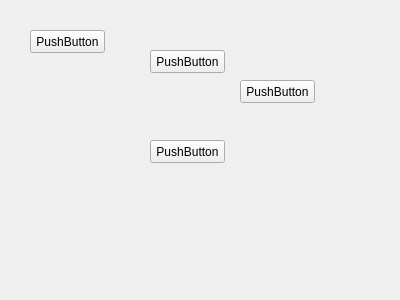
<?xml version="1.0" encoding="UTF-8"?>
<ui version="4.0">
 <class>klawiatura</class>
 <widget class="QWidget" name="klawiatura">
  <property name="geometry">
   <rect>
    <x>0</x>
    <y>0</y>
    <width>400</width>
    <height>300</height>
   </rect>
  </property>
  <property name="windowTitle">
   <string>Form</string>
  </property>
  <widget class="QPushButton" name="litera_">
   <property name="geometry">
    <rect>
     <x>30</x>
     <y>30</y>
     <width>75</width>
     <height>23</height>
    </rect>
   </property>
   <property name="text">
    <string>PushButton</string>
   </property>
  </widget>
  <widget class="QPushButton" name="litera_1">
   <property name="geometry">
    <rect>
     <x>150</x>
     <y>50</y>
     <width>75</width>
     <height>23</height>
    </rect>
   </property>
   <property name="text">
    <string>PushButton</string>
   </property>
  </widget>
  <widget class="QPushButton" name="litera_2">
   <property name="geometry">
    <rect>
     <x>240</x>
     <y>80</y>
     <width>75</width>
     <height>23</height>
    </rect>
   </property>
   <property name="text">
    <string>PushButton</string>
   </property>
  </widget>
  <widget class="QPushButton" name="litera_3">
   <property name="geometry">
    <rect>
     <x>150</x>
     <y>140</y>
     <width>75</width>
     <height>23</height>
    </rect>
   </property>
   <property name="text">
    <string>PushButton</string>
   </property>
  </widget>
 </widget>
 <resources/>
 <connections/>
</ui>
